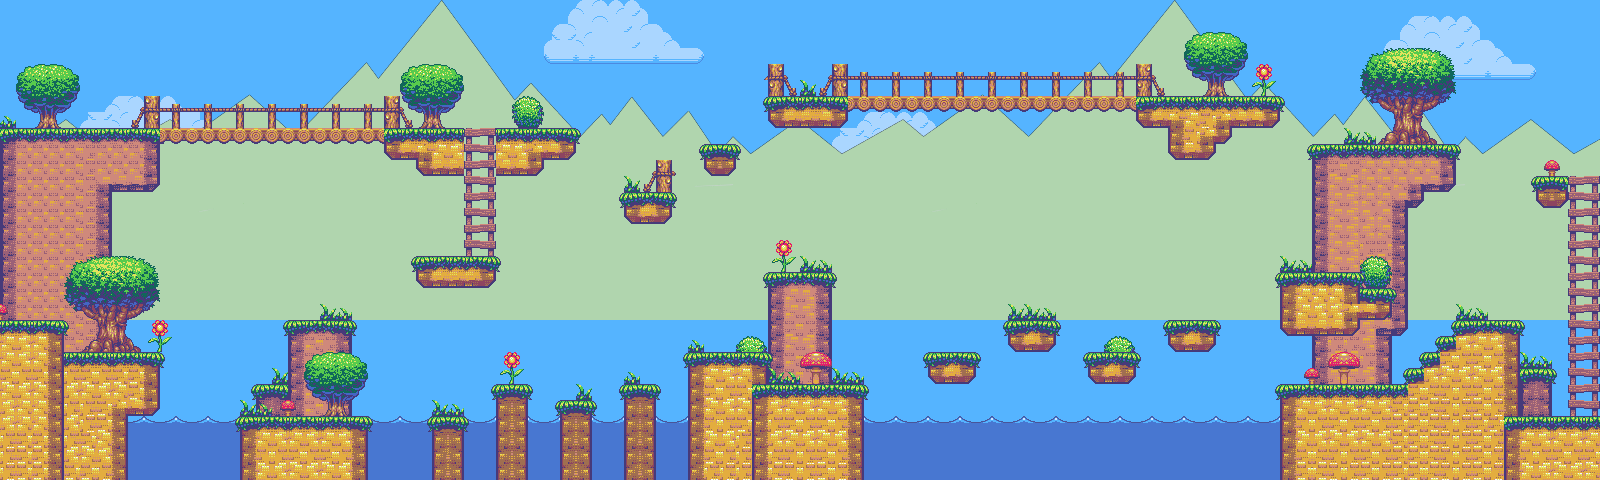

Rendered tile map (Tiled .tmx) drawn with the repository's tilesets; below, a short description and the map source with its tile grids summarised:
An orthogonal 100x30 tile map with 16x16 px tiles, 6 tile layers (ceu, nuvens, terreno-back, vegetacao, ...), 1 image layer and 47 objects (8x plataforma, 3x object).

<map version="1.0" orientation="orthogonal" renderorder="right-down" width="100" height="30" tilewidth="16" tileheight="16" nextobjectid="136">
 <tileset firstgid="1" name="tileset2" tilewidth="16" tileheight="16" tilecount="3072">
  <image source="tileset2.png" width="1024" height="768" />
  <tile id="0">
   <animation>
    <frame tileid="1578" duration="250" />
    <frame tileid="1580" duration="250" />
    <frame tileid="1581" duration="250" />
    <frame tileid="1579" duration="250" />
   </animation>
  </tile>
  <tile id="1578">
   <animation>
    <frame tileid="1578" duration="250" />
    <frame tileid="1580" duration="250" />
    <frame tileid="1581" duration="250" />
    <frame tileid="1579" duration="250" />
   </animation>
  </tile>
  <tile id="1579">
   <animation>
    <frame tileid="1579" duration="250" />
    <frame tileid="1580" duration="250" />
    <frame tileid="1581" duration="250" />
    <frame tileid="1578" duration="250" />
   </animation>
  </tile>
 </tileset>
 <layer name="ceu" width="100" height="30">
  <data>[3000 cells, 3000 non-empty, 1 distinct tile ids]</data>
 </layer>
 <layer name="nuvens" width="100" height="30" opacity="0.53">
  <data>[3000 cells, 149 non-empty, 40 distinct tile ids]</data>
 </layer>
 <imagelayer name="fundo" x="1" y="160">
  <image source="mountains-back2.png" />
 </imagelayer>
 <layer name="terreno-back" width="100" height="30">
  <data>[3000 cells, 331 non-empty, 59 distinct tile ids]</data>
 </layer>
 <layer name="vegetacao" width="100" height="30">
  <data>[3000 cells, 206 non-empty, 68 distinct tile ids]</data>
 </layer>
 <layer name="agua" width="100" height="30" opacity="0.78">
  <data>[3000 cells, 400 non-empty, 10 distinct tile ids]</data>
 </layer>
 <layer name="terreno" width="100" height="30">
  <data>[3000 cells, 691 non-empty, 127 distinct tile ids]</data>
 </layer>
 <objectgroup name="obstaculos">
  <object id="82" type="object" x="0.5" y="320.5" width="61" height="158.5" />
  <object id="83" type="object" x="60" y="353" width="99.5" height="61.5" />
  <object id="84" type="object" x="60.5" y="415.5" width="66.5" height="64" />
  <object id="85" x="240.5" y="417.5" width="126" height="61.5" />
  <object id="86" x="432" y="416" width="31" height="63" />
  <object id="87" x="498" y="385.5" width="29.5" height="94.5" />
  <object id="88" x="561" y="401" width="30.5" height="79" />
  <object id="89" x="624" y="386" width="31.5" height="94" />
  <object id="90" x="689" y="352.5" width="79" height="127.5" />
  <object id="91" x="769.5" y="386" width="93.5" height="93" />
  <object id="92" x="929" y="354" width="47" height="29" />
  <object id="93" x="1009" y="320" width="46" height="31.5" />
  <object id="94" x="1089.5" y="352" width="45" height="30.5" />
  <object id="95" x="1168.5" y="321" width="49" height="30.5" />
  <object id="96" x="1280" y="272" width="79" height="64" />
  <object id="97" x="1360" y="290" width="32" height="30.5" />
  <object id="98" x="1281" y="384.5" width="237" height="95.5" />
  <object id="99" x="1519" y="416.5" width="81" height="63.5" />
  <object id="100" x="1407.5" y="368" width="15.5" height="16" />
  <object id="101" x="1423" y="353.5" width="16.5" height="30" />
  <object id="102" x="1439" y="338" width="17.5" height="46.5" />
  <object id="103" x="1457" y="320" width="61" height="64.5" />
  <object id="104" x="1536" y="178" width="33" height="29.5001" />
  <object id="105" x="1137" y="98.3333" width="142.333" height="29.1667" />
  <object id="106" x="1168.5" y="128" width="45.5" height="30" />
  <object id="107" x="1214" y="127.667" width="18" height="15.8333" />
  <object id="108" x="768" y="98.3333" width="81" height="29.1667" />
  <object id="109" x="385.5" y="130" width="79" height="29" />
  <object id="110" x="495.455" y="130" width="81.5455" height="29" />
  <object id="111" x="416.5" y="158.5" width="46.5" height="16.5" />
  <object id="112" x="495.818" y="159.273" width="47.2727" height="16.9091" />
  <object id="113" x="416.5" y="255.5" width="78" height="5.83333" />
  <object id="114" x="623.5" y="192" width="48" height="31.5" />
  <object id="115" type="plataforma" x="1313.5" y="144.5" width="143" height="2.5" />
  <object id="116" type="plataforma" x="769" y="272.5" width="62" height="1.83333" />
  <object id="117" type="plataforma" x="289.5" y="321" width="61.5" height="2.33333" />
  <object id="118" type="plataforma" x="256" y="384.5" width="32" height="1.16667" />
  <object id="119" type="plataforma" x="1" y="128" width="575" height="2" />
  <object id="121" type="plataforma" x="1517.5" y="368.5" width="34" height="1.5" />
  <object id="124" type="plataforma" x="1536" y="176" width="66" height="2" />
  <object id="129" x="704" y="144" width="32" height="32" />
  <object id="130" type="plataforma" x="768" y="96" width="511.667" height="1.66667" />
  <object id="131" x="-48.4848" y="-6.06061" width="45.4545" height="490.909" />
  <object id="134" x="1606.06" y="0" width="42.4242" height="475.758" />
 </objectgroup>
 <objectgroup name="escadas">
  <object id="62" x="464" y="111" width="32.125" height="145.375" />
  <object id="63" x="1568" y="157.333" width="30.5" height="258.667" />
 </objectgroup>
 <objectgroup name="afogamento">
  <object id="67" x="3.75758" y="513.485" width="1599.27" height="13" />
 </objectgroup>
</map>